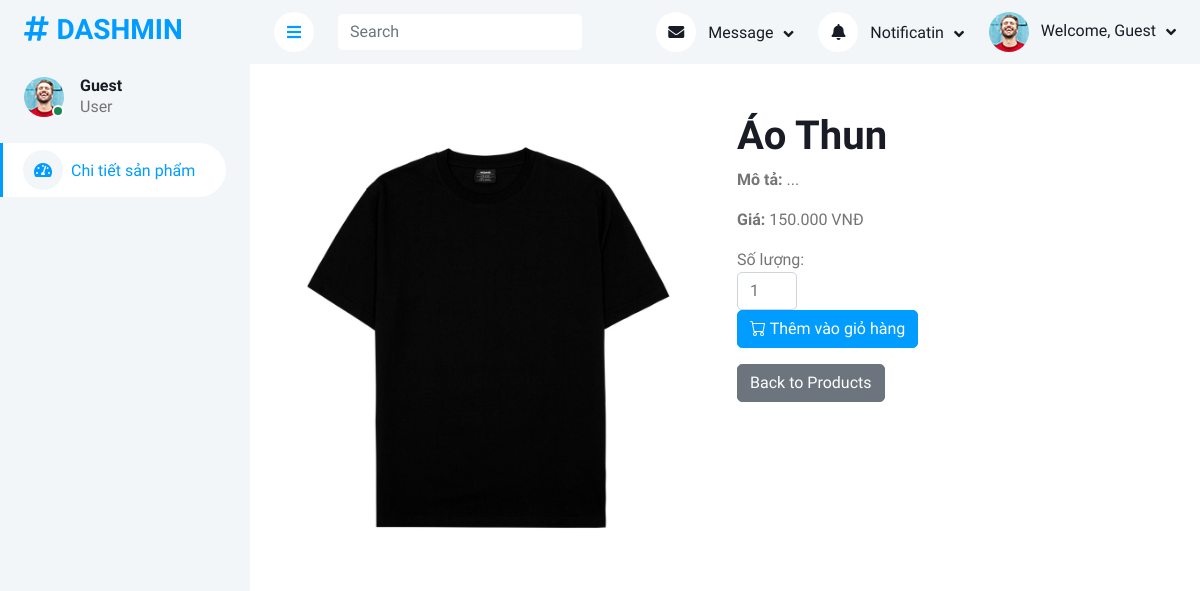
The app's page /dashmin-1.0.0/detail_product.php?id=15 with its own data.
### tables this page shows
CREATE TABLE `products` (
  `id` int(11) NOT NULL,
  `name` varchar(255) NOT NULL,
  `description` text DEFAULT NULL,
  `price` decimal(10,2) NOT NULL,
  `image` varchar(255) DEFAULT NULL,
  `category_id` int(11) DEFAULT NULL
);

### dashmin-1.0.0/DBUtil.php (called while the page is built, shortened)
<?php
include "Database.php";
class DBUntil
{
    private $connection = null;
    function __construct()
    {
        $db = new Database(HOST, USERNAME, PASSWORD, DB_NAME);
        $this->connection = $db->getConnection();
    }
    public function select($sql, $params = [])
    {
        $stmt = $this->connection->prepare($sql);
        $stmt->execute($params);
        $stmt->setFetchMode(PDO::FETCH_ASSOC);
        return $stmt->fetchAll();
    }
}
?>

### dashmin-1.0.0/Database.php (called while the page is built, shortened)
<?php
class Database
{
    private $host;
    private $username;
    private $password;
    private $dbname;
    public function __construct($host, $username, $password, $dbname)
    {
        $this->host = $host;
        $this->password = $password;
        $this->username = $username;
        $this->dbname = $dbname;
    }
    public function getConnection()
    {
        try {
            $url = "mysql:host=" . $this->host . ";dbname=" . $this->dbname . ";username=" . $this->username . "";
            $this->connection = new PDO($url, $this->username, $this->password);
            $this->connection->setAttribute(PDO::ATTR_ERRMODE, PDO::ERRMODE_EXCEPTION);
            return $this->connection;
        } catch (\Exception $e) {
            echo "Error: " . $e->getMessage();
            return null;
        }
    }
}

### dashmin-1.0.0/detail_product.php (the view, shortened to what this page needs)
<?php
include_once('./DBUtil.php');
$dbHelper = new DBUntil();
$product_id = isset($_GET['id']) ? intval($_GET['id']) : 0;
$query = "SELECT p.*, c.name as category_name
          FROM products p
          JOIN categories c ON p.category_id = c.id
          WHERE p.id = $product_id";
$product = $dbHelper->select($query);
$product = $product[0];
?>
<!DOCTYPE html>
<html lang="en">
<head>
    <link href="https://cdnjs.cloudflare.com/ajax/libs/font-awesome/5.10.0/css/all.min.css" rel="stylesheet">
    <link href="https://cdn.jsdelivr.net/npm/bootstrap-icons@1.4.1/font/bootstrap-icons.css" rel="stylesheet">
    <link href="lib/owlcarousel/assets/owl.carousel.min.css" rel="stylesheet">
    <link href="lib/tempusdominus/css/tempusdominus-bootstrap-4.min.css" rel="stylesheet" />
    <link href="css/bootstrap.min.css" rel="stylesheet">
    <link href="css/style.css" rel="stylesheet">
</head>
<body>
    <div class="container-xxl position-relative bg-white d-flex p-0">
        <div class="sidebar pe-4 pb-3">
            <nav class="navbar bg-light navbar-light">
                <a href="index_user.php" class="navbar-brand mx-4 mb-3">
                    <h3 class="text-primary"><i class="fa fa-hashtag me-2"></i>DASHMIN</h3>
                </a>
                <div class="d-flex align-items-center ms-4 mb-4">
                    <div class="position-relative">
                        <img class="rounded-circle" src="img/user.jpg" alt="" style="width: 40px; height: 40px;">
                        <div class="bg-success rounded-circle border border-2 border-white position-absolute end-0 bottom-0 p-1"></div>
                    </div>
                    <div class="ms-3">
                        <h6 class="mb-0"><?php echo isset($_SESSION['username']) ? $_SESSION['username'] : 'Guest'; ?></h6>
                        <span>User</span>
                    </div>
                </div>
                <div class="navbar-nav w-100">
                    <a href="index_user.php" class="nav-item nav-link active"><i class="fa fa-tachometer-alt me-2"></i>Chi tiết sản phẩm</a>
                </div>
            </nav>
        </div>
        <div class="content">
            <nav class="navbar navbar-expand bg-light navbar-light sticky-top px-4 py-0">
                <a href="#" class="sidebar-toggler flex-shrink-0">
                    <i class="fa fa-bars"></i>
                </a>
                <form class="d-none d-md-flex ms-4">
                    <input class="form-control border-0" type="search" placeholder="Search">
                </form>
                <div class="navbar-nav align-items-center ms-auto">
                    <div class="nav-item dropdown">
                        <a href="#" class="nav-link dropdown-toggle" data-bs-toggle="dropdown">
                            <i class="fa fa-envelope me-lg-2"></i>
                            <span class="d-none d-lg-inline-flex">Message</span>
                        </a>
                    </div>
                    <div class="nav-item dropdown">
                        <a href="#" class="nav-link dropdown-toggle" data-bs-toggle="dropdown">
                            <i class="fa fa-bell me-lg-2"></i>
                            <span class="d-none d-lg-inline-flex">Notificatin</span>
                        </a>
                    </div>
                    <div class="nav-item dropdown">
                        <a href="#" class="nav-link dropdown-toggle" data-bs-toggle="dropdown">
                            <img class="rounded-circle me-lg-2" src="img/user.jpg" alt="" style="width: 40px; height: 40px;">
                            <span class="d-none d-lg-inline-flex"> Welcome, <?php echo isset($_SESSION['username']) ? $_SESSION['username'] : 'Guest'; ?></span>
                        </a>
                    </div>
                </div>
            </nav>
            <div class="container mt-5">
                <div class="row">
                    <div class="col-md-6">
                        <?php if ($product['image']) : ?>
                            <img src="<?php echo htmlspecialchars($product['image']); ?>" class="product-image h-100" alt="<?php echo htmlspecialchars($product['name']); ?>">
                        <?php endif; ?>
                    </div>
                    <div class="col-md-6">
                        <h1><?php echo htmlspecialchars($product['name']); ?></h1>
                        <p><strong>Mô tả: </strong> <?php echo htmlspecialchars($product['description']); ?></p>
                        <p><strong>Giá:</strong> <?php echo number_format($product['price'], 0, ',', '.') . ' VNĐ';?></p>
                        <form action="cart/cart-handle.php" method="GET">
                            <label for="quantity">Số lượng:</label>
                            <input type="number" name="quantity" id="quantity" class="form-control quantity-input" value="1" min="1">
                            <button type="submit" class="btn btn-primary"><i class='bi bi-cart'></i> Thêm vào giỏ hàng</button>
                        </form>
                        <a href="index_user.php" class="btn btn-secondary mt-3">Back to Products</a>
                    </div>
                </div>
            </div>
        </div>
</body>
</html>

### dashmin-1.0.0/css/style.css (style rules this page uses)
:root { --primary: #009CFF; --light: #F3F6F9; --dark: #191C24; }
.btn { transition: .5s; }
.btn.btn-primary { color: #FFFFFF; }
.sidebar { position: fixed; top: 0; left: 0; bottom: 0; width: 250px; height: 100vh; overflow-y: auto; background: var(--light); transition: 0.5s; z-index: 999; }
.content { margin-left: 250px; min-height: 100vh; background: #FFFFFF; transition: 0.5s; }
@media (min-width: 992px) { .sidebar { margin-left: 0; } }
@media (min-width: 992px) { .content { width: calc(100% - 250px); } }
.sidebar .navbar .navbar-nav .nav-link { padding: 7px 20px; color: var(--dark); font-weight: 500; border-left: 3px solid var(--light); border-radius: 0 30px 30px 0; outline: none; }
.sidebar .navbar .navbar-nav .nav-link:hover, .sidebar .navbar .navbar-nav .nav-link.active { color: var(--primary); background: #FFFFFF; border-color: var(--primary); }
.sidebar .navbar .navbar-nav .nav-link i { width: 40px; height: 40px; display: inline-flex; align-items: center; justify-content: center; background: #FFFFFF; border-radius: 40px; }
.sidebar .navbar .navbar-nav .nav-link:hover i, .sidebar .navbar .navbar-nav .nav-link.active i { background: var(--light); }
.content .navbar .navbar-nav .nav-link { margin-left: 25px; padding: 12px 0; color: var(--dark); outline: none; }
.content .navbar .sidebar-toggler, .content .navbar .navbar-nav .nav-link i { width: 40px; height: 40px; display: inline-flex; align-items: center; justify-content: center; background: #FFFFFF; border-radius: 40px; }
.content .navbar .dropdown-toggle::after { margin-left: 6px; vertical-align: middle; border: none; content: "\f107"; font-family: "Font Awesome 5 Free"; font-weight: 900; transition: .5s; }

### dashmin-1.0.0/detail_product.php (style rules this page uses)
.product-image { width: 100%; height: 400px; object-fit: cover; }
.quantity-input { width: 60px; }

### records on screen
products: image (picture), name "Áo Thun", description "...", price "150.000"
